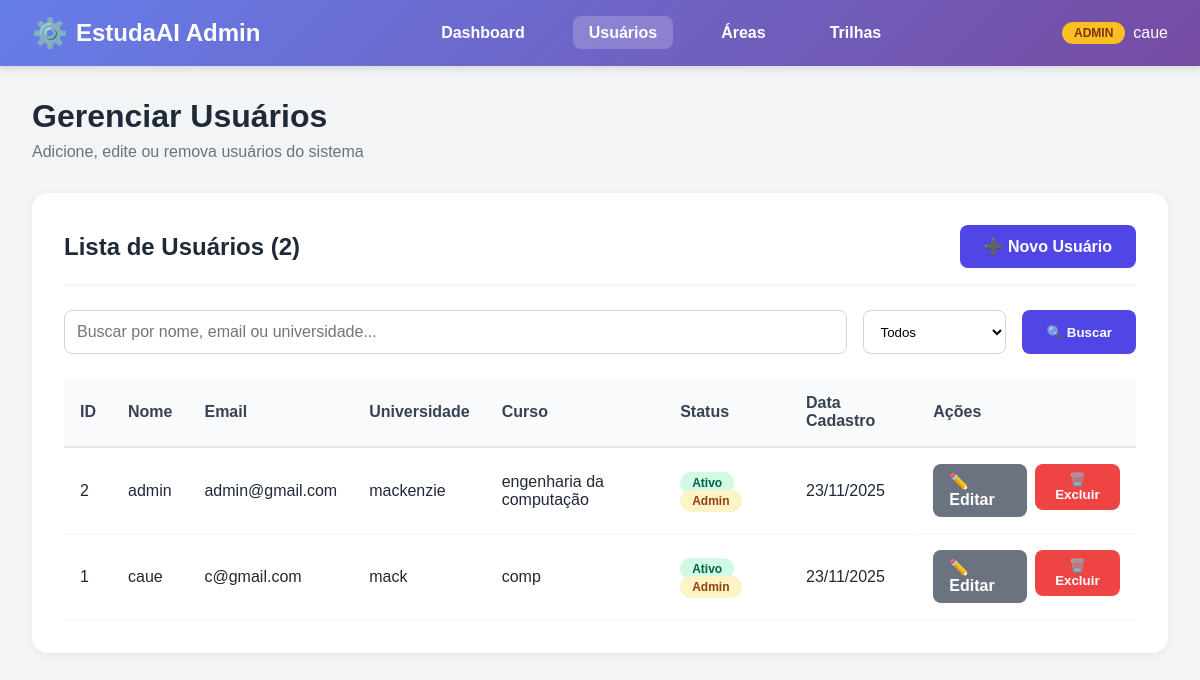
Before: /usuarios/admin-panel/usuarios/ (signed in) with the older database file.
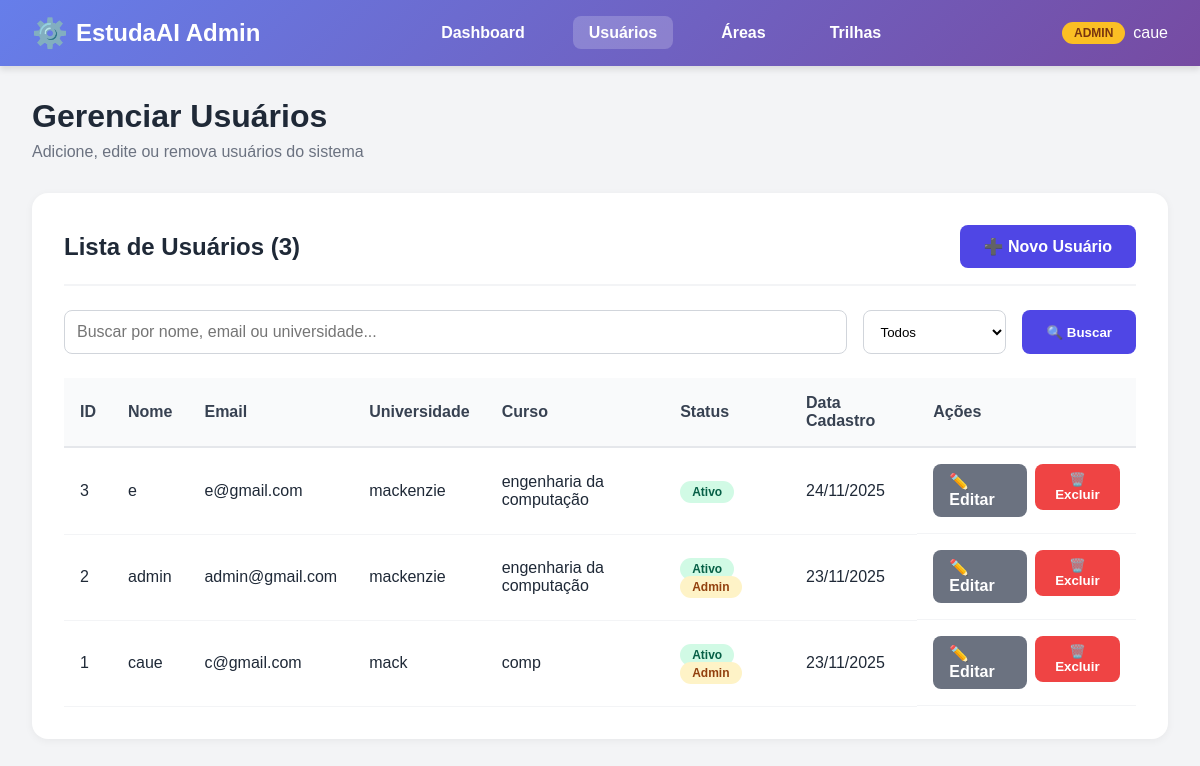
After: the same page with the newer database file.
### usuarios/models.py (models this page shows, shortened)
class Usuario(AbstractUser):  # criação de uma classe usuário
    nome = models.CharField(max_length=100)  # Nome completo do usuário
    email = models.EmailField(unique=True)  # Email único no sistema
    universidade = models.CharField(max_length=255)  # Nome da universidade
    curso = models.CharField(max_length=255)  # Nome do curso
    ano_formatura = models.IntegerField(
        null=True,
        blank=True,  # Permite valores vazios
        validators=[
            MinValueValidator(2000),
            MaxValueValidator(2060),
        ],  # Entre 2000 e 2060
    )
    idade = models.IntegerField(
        null=True,
        blank=True,  # Permite valores vazios
        validators=[MinValueValidator(8), MaxValueValidator(100)],  # Entre 8 e 100 anos
    )
    REQUIRED_FIELDS = [
        "nome",
        "email",
        "universidade",
        "curso",
        "ano_formatura",
        "idade",
    ]

### usuarios/views.py (the view, shortened to what this page needs)
@login_required(login_url="login")
@user_passes_test(user_is_staff, login_url="dashboard")
def admin_usuarios_list(request):
    usuarios = Usuario.objects.all().order_by("-date_joined")
    query = request.GET.get("q")
    filtro = request.GET.get("filtro")
    if filtro == "ativos":
        usuarios = usuarios.filter(is_active=True)
    elif filtro == "inativos":
        usuarios = usuarios.filter(is_active=False)
    elif filtro == "staff":
        usuarios = usuarios.filter(is_staff=True)
    paginator = Paginator(usuarios, 15)  # 15 por página
    page_number = request.GET.get("page")
    page_obj = paginator.get_page(page_number)
    return render(request, "usuarios/admin/usuarios_list.html", {"page_obj": page_obj})

### usuarios/views.py (called while the page is built)
def user_is_staff(user):
    return user.is_staff

### usuarios/templates/usuarios/admin/usuarios_list.html (shortened to what the changed rows need)
{% load static %}
<!DOCTYPE html>
<html lang="pt-BR">
<head>
    <link rel="stylesheet" href="{% static 'usuarios/admin-style.css' %}">
</head>
<body>
    <header class="admin-navbar">
        <nav class="admin-nav-container">
            <div class="admin-user-info">
                <span class="admin-badge">ADMIN</span>
                <span>{{ user.username }}</span>
            </div>
        </nav>
    </header>
    <main class="admin-container">
        <div class="admin-header">
            <h1 class="admin-title">Gerenciar Usuários</h1>
        </div>
        <div class="admin-card">
            <div class="card-header">
                <h2 class="card-title">Lista de Usuários ({{ page_obj.paginator.count }})</h2>
                <a href="{% url 'admin_usuario_create' %}" class="btn-primary">➕ Novo Usuário</a>
            </div>
            <div class="table-container">
                <table class="admin-table">
                    <thead>
                        <tr>
                            <th>ID</th>
                            <th>Nome</th>
                            <th>Email</th>
                            <th>Universidade</th>
                            <th>Curso</th>
                            <th>Status</th>
                            <th>Data Cadastro</th>
                            <th>Ações</th>
                        </tr>
                    </thead>
                    <tbody>
                        {% for usuario in page_obj %}
                        <tr>
                            <td>{{ usuario.id }}</td>
                            <td>{{ usuario.nome }}</td>
                            <td>{{ usuario.email }}</td>
                            <td>{{ usuario.universidade }}</td>
                            <td>{{ usuario.curso }}</td>
                            <td>
                                {% if usuario.is_active %}
                                <span class="badge success">Ativo</span>
                                {% else %}
                                <span class="badge danger">Inativo</span>
                                {% endif %}
                                {% if usuario.is_staff %}
                                <span class="badge warning">Admin</span>
                                {% endif %}
                            </td>
                            <td>{{ usuario.date_joined|date:"d/m/Y" }}</td>
                            <td class="table-actions">
                                <a href="{% url 'admin_usuario_edit' usuario.id %}" class="btn-secondary">✏️ Editar</a>
                                <form method="POST" action="{% url 'admin_usuario_delete' usuario.id %}" style="display: inline;" onsubmit="return confirm('Tem certeza que deseja excluir este usuário?');">
                                    <button type="submit" class="btn-danger">🗑️ Excluir</button>
                                </form>
                            </td>
                        </tr>
                        {% endfor %}
                    </tbody>
                </table>
            </div>
        </div>
    </main>
</body>
</html>

Changed rows visible on the page:
added Usuario: id "3", nome "e", email "e@gmail.com", universidade "mackenzie", curso "engenharia da computação", is_active "Ativo", date_joined "24/11/2025"
Other visible differences:
{{ page_obj.paginator.count }}: "2" → "3"
